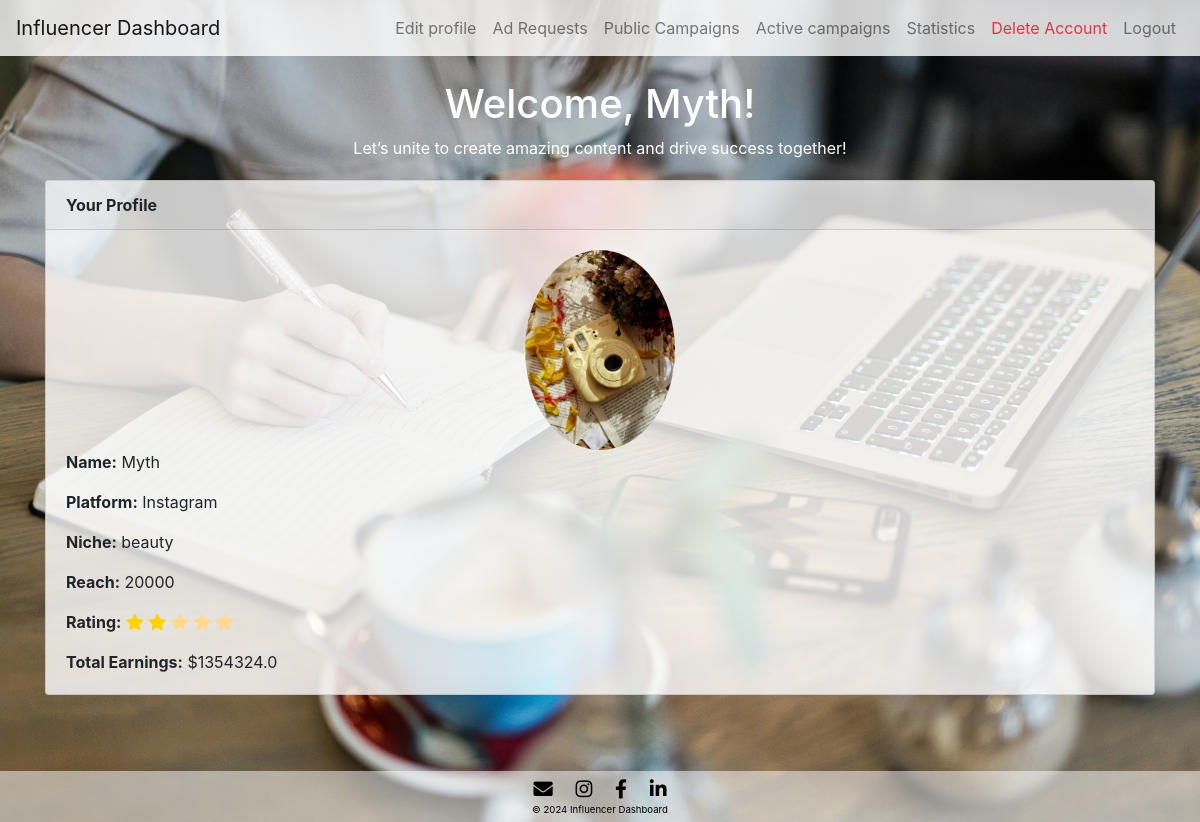
Screenshot of /influencer_dashboard/2 (signed in) with the database file from the repository.
### models.py (models this page shows, shortened)
class Influencer(db.Model):
    __tablename__ = "influencer"
    id = db.Column(db.Integer, primary_key=True)
    user_id = db.Column(db.Integer, db.ForeignKey('user.id'), nullable=False)
    name = db.Column(db.String(64), nullable=False)
    platform = db.Column(db.String(64), nullable=False)
    niche = db.Column(db.String(64), nullable=False)
    reach = db.Column(db.Integer, nullable=False)
    profile_picture = db.Column(db.String(128))
    campaigns = db.relationship('Campaign', secondary=influencer_campaign_association,
                                back_populates='associated_influencers')
    user = db.relationship('User', back_populates='influencers')
    ads = db.relationship('Ad', backref='influencer', lazy=True)

### main.py (the view)
@app.route('/influencer_dashboard/<int:influencer_id>', methods=["GET", "POST"])
@login_required
def influencer_dashboard(influencer_id):
    if current_user.is_authenticated and current_user.role.lower() == 'influencer':
        influencer = Influencer.query.filter_by(user_id=current_user.id).first()
        if influencer:
            campaigns = Campaign.query.filter(Campaign.associated_influencers.any(id=influencer.id)).all()
            ad_requests = Ad.query.filter_by(influencer_id=influencer.id).all()
            try:
                reach = int(influencer.reach)
            except ValueError:
                reach = 0  # Default value if conversion fails
            if reach >= 500000:
                rating = 5
            elif reach >= 100000:
                rating = 4
            elif reach >= 50000:
                rating = 3
            elif reach >= 10000:
                rating = 2
            elif reach >= 1000:
                rating = 1
            else:
                rating = 0
            total_earnings = sum(ad.payment_amount for ad in ad_requests if ad.status == 'Completed')
            return render_template(
                'influencer_dashboard.html',
                influencer=influencer,
                influencer_id=influencer.id,
                campaigns=campaigns,
                ad_requests=ad_requests,
                rating=rating,
                total_earnings=total_earnings)
        else:
            return redirect(url_for('create_influencer'))
    else:
        return redirect(url_for('login'))

### main.py (called while the page is built)
@login_manager.user_loader
def load_user(user_id):
    return User.query.get(int(user_id))

### models.py (called while the page is built)
    @property
    def is_authenticated(self):
        return True

### templates/influencer_dashboard.html (shortened to what this page needs)
<!DOCTYPE html>
<html lang="en">
  <head>
    <link
      href="https://stackpath.bootstrapcdn.com/bootstrap/4.3.1/css/bootstrap.min.css"
      rel="stylesheet"
    />
    <link href="https://cdnjs.cloudflare.com/ajax/libs/font-awesome/5.15.4/css/all.min.css" rel="stylesheet" />
    <link
      href="https://cdnjs.cloudflare.com/ajax/libs/font-awesome/5.15.4/css/all.min.css"
      rel="stylesheet"
    />
  </head>
  <body>
    <nav class="navbar navbar-expand-lg navbar-light bg-light">
      <a class="navbar-brand" href="#">Influencer Dashboard</a>
      <div class="collapse navbar-collapse" id="navbarNav">
        <ul class="navbar-nav ml-auto">
          <li class="nav-item">
            <a class="nav-link" href="/update_influencer">Edit profile</a>
          </li>
          {% if influencer %} {% if ad_requests and ad_requests|length > 0 %}
          <li class="nav-item">
            <a
              class="nav-link"
              href="{{ url_for('influencer_priv_adrequests', influencer_id=influencer.id) }}"
              >Ad Requests</a
            >
          </li>
          {% endif %} {% endif %}
          <li class="nav-item">
            <a class="nav-link" href="/influencer_campaign">Public Campaigns</a>
          </li>
          {% if influencer %}
          <li class="nav-item">
            <li class="nav-item">
              <a class="nav-link" href="{{ url_for('active_campaigns', influencer_id=influencer.id) }}">Active campaigns</a>
          </li>
          </li>
          {% endif %}
          <li class="nav-item">
            <a class="nav-link" href="{{ url_for('stats', influencer_id=influencer.id) }}">Statistics</a>
          </li>
          <li class="nav-item">
            <a class="nav-link">
            <form id="delete-account-form" action="{{ url_for('delete_influencer_account') }}" method="POST" style="display: inline;">
              <button type="button" class="nav-link btn btn-link text-danger" style="padding: 0; border: none; cursor: pointer;" onclick="confirmDelete()">
                Delete Account
              </button>
            </form>
          </a>
          </li>
          <li class="nav-item">
            <a class="nav-link" href="/logout">Logout</a>
          </li>
        </ul>
      </div>
    </nav>
    {% if influencer %}
    <div class="container mt-4">
      <h1 class="text-center text-white">Welcome, {{ influencer.name }}!</h1>
      <p class="text-center text-white">Let’s unite to create amazing content and drive success together!</p>
      <div class="card">
        <div class="card-header">Your Profile</div>
        <div class="card-body">
          <div class="row">
            <div class="col-md-4 offset-md-4 text-center">
              {% if influencer.profile_picture %}
              <img
                src="{{ url_for('static', filename='uploads/' + influencer.profile_picture) }}"
                alt="Profile Picture"
                class="profile-picture"
              />
              {% else %}
              <p>No profile picture uploaded</p>
              {% endif %}
            </div>
          </div>
          <p class="card-text"><strong>Name:</strong> {{ influencer.name }}</p>
          <p class="card-text">
            <strong>Platform:</strong> {{ influencer.platform }}
          </p>
          <p class="card-text">
            <strong>Niche:</strong> {{ influencer.niche }}
          </p>
          <p class="card-text">
            <strong>Reach:</strong> {{ influencer.reach }}
          </p>
          <p class="card-text">
            <strong>Rating:</strong>
            <span class="rating">
              {% for i in range(1, 6) %}
                <i class="fa fa-star {% if i <= rating %}checked{% endif %}"></i>
              {% endfor %}
            </span>
          </p>
          <p class="card-text">
            <strong>Total Earnings:</strong> ${{ total_earnings | round(2) }}
          </p>
        </div>
      </div>
    </div>
    {% else %}
    <p class="text-center text-white">No influencer data available.</p>
    {% endif %}
    <footer class="footer">
      <div>
        <a href="#" title="Mail"><i class="fas fa-envelope"></i></a>
        <a href="#" title="Instagram"><i class="fab fa-instagram"></i></a>
        <a href="#" title="Facebook"><i class="fab fa-facebook-f"></i></a>
        <a href="#" title="LinkedIn"><i class="fab fa-linkedin-in"></i></a>
      </div>
      <div>
        &copy; 2024 Influencer Dashboard
      </div>
    </footer>
  </body>
</html>

### templates/influencer_dashboard.html (style rules this page uses)
body { background: url("/static/bg.jpg") no-repeat center center fixed; background-size: cover; }
.navbar { background: rgba(255, 255, 255, 0.8) !important; }
.card { background: rgba(255, 255, 255, 0.8); margin-top: 20px; }
.card-header { font-weight: bold; }
.profile-picture { max-width: 200px; max-height: 200px; border-radius: 50%; object-fit: cover; }
.footer { background: rgba(255, 255, 255, 0.5); color: black; padding: 4px 0; text-align: center; margin-top: 2cm; bottom: 0; width: 100%; font-size: 0.6rem; }
.footer a { color: black; margin: 0 10px; font-size: 1.2rem; }
.rating i { color: #ffd990; }
.rating i.checked { color: #ffd300; }

### rows the page displays
Influencer: name "Myth", profile_picture (picture), platform "Instagram", niche "beauty", reach "20000"

### other values shown
{{ total_earnings | round(2) }} "1354324.0"
